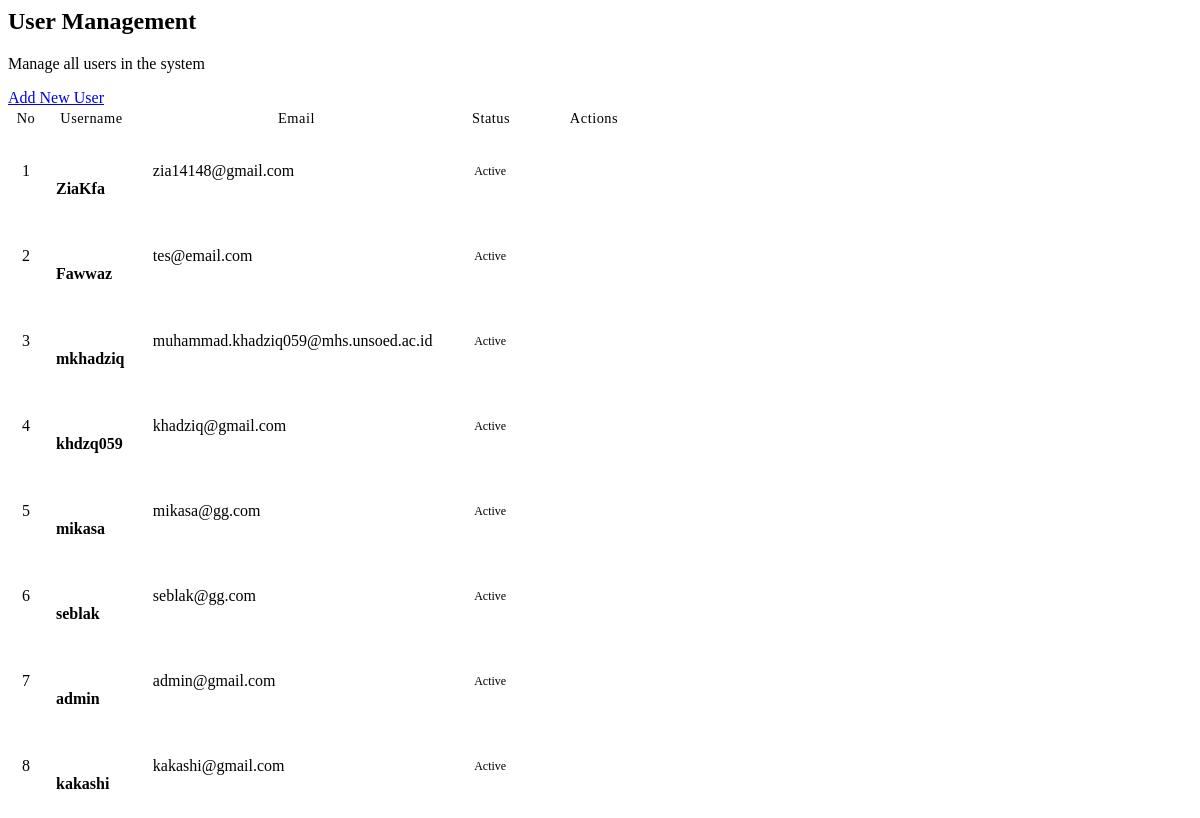
The page /admin/view_user.php on the database its author committed.
### tables this page shows
CREATE TABLE `user` (
  `id` int NOT NULL,
  `username` varchar(50) NOT NULL,
  `password` varchar(255) NOT NULL,
  `email` varchar(50) NOT NULL,
  `role` enum('admin','user') NOT NULL DEFAULT 'user',
  `score` int DEFAULT '0'
);

### admin/view_user.php (the view, shortened to what this page needs)
<?php
$result = mysqli_query($mysqli, "SELECT * FROM user");
?>
<div class="container-fluid">
    <div class="row mb-4">
        <div class="col-12">
            <div class="d-flex justify-content-between align-items-center">
                <div>
                    <h2 class="page-header mb-1">
                        <i class="fas fa-users me-2"></i>User Management
                    </h2>
                    <p class="text-muted mb-0">Manage all users in the system</p>
                </div>
                <a href="?content=create&table=user" class="btn btn-success">
                    <i class="fas fa-plus me-1"></i> Add New User
                </a>
            </div>
        </div>
    </div>
    <div class="row">
        <div class="col-12">
            <div class="card border-0 shadow-sm">
                <div class="card-body p-0">
                    <div class="table-responsive">
                        <table class="table table-hover mb-0">
                            <thead class="table-dark">
                                <tr>
                                    <th width="5%" class="text-center">No</th>
                                    <th>Username</th>
                                    <th>Email</th>
                                    <th>Status</th>
                                    <th width="20%" class="text-center">Actions</th>
                                </tr>
                            </thead>
                            <tbody>
                                <?php if($result && mysqli_num_rows($result) > 0): ?>
                                    <?php $i = 1; while($row = mysqli_fetch_assoc($result)): ?>
                                        <tr>
                                            <td class="text-center"><?= $i ?></td>
                                            <td>
                                                <div class="d-flex align-items-center">
                                                    <div class="avatar-sm bg-primary rounded-circle d-flex align-items-center justify-content-center me-2">
                                                    </div>
                                                    <div>
                                                        <strong><?= htmlspecialchars($row['username']) ?></strong>
                                                    </div>
                                                </div>
                                            </td>
                                            <td><?= htmlspecialchars($row['email'] ?? 'N/A') ?></td>
                                            <td>
                                                <span class="badge bg-success">Active</span>
                                            </td>
                                            <td class="text-center">
                                            </td>
                                        </tr>
                                        <?php $i++; endwhile; ?>
                                <?php endif; ?>
                            </tbody>
                        </table>
                    </div>
                </div>
            </div>
        </div>
    </div>
</div>

### admin/view_user.php (style rules this page uses)
.page-header { color: var(--primary); font-weight: 600; }
.avatar-sm { width: 35px; height: 35px; font-size: 0.85rem; }
.card { border-radius: 15px; overflow: hidden; }
.table th { font-weight: 500; letter-spacing: 0.5px; font-size: 0.9rem; }
.table td { vertical-align: middle; padding: 15px 12px; }
.badge { font-size: 0.75rem; padding: 4px 8px; }

### rows shown on the page
user: username "ZiaKfa", email "zia14148@gmail.com"
user: username "Fawwaz", email "tes@email.com"
user: username "mkhadziq", email "muhammad.khadziq059@mhs.unsoed.ac.id"
user: username "khdzq059", email "khadziq@gmail.com"
user: username "mikasa", email "mikasa@gg.com"
user: username "seblak", email "seblak@gg.com"
user: username "admin", email "admin@gmail.com"
user: username "kakashi", email "kakashi@gmail.com"
